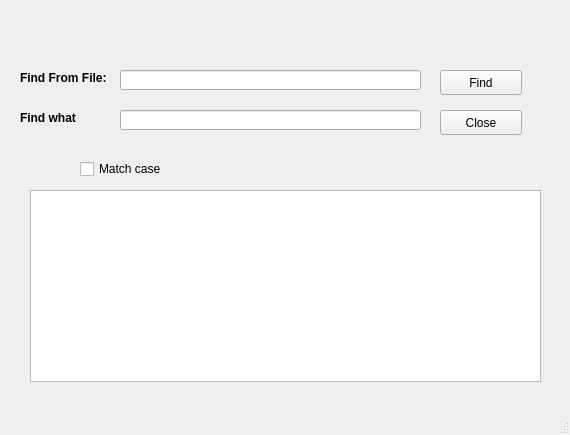
<?xml version="1.0" encoding="UTF-8"?>
<ui version="4.0">
 <class>MainWindow</class>
 <widget class="QMainWindow" name="MainWindow">
  <property name="geometry">
   <rect>
    <x>0</x>
    <y>0</y>
    <width>570</width>
    <height>435</height>
   </rect>
  </property>
  <property name="windowTitle">
   <string>MainWindow</string>
  </property>
  <widget class="QWidget" name="centralwidget">
   <widget class="QPushButton" name="buttonClose">
    <property name="geometry">
     <rect>
      <x>440</x>
      <y>110</y>
      <width>82</width>
      <height>25</height>
     </rect>
    </property>
    <property name="text">
     <string>Close</string>
    </property>
   </widget>
   <widget class="QPushButton" name="findPushButton">
    <property name="geometry">
     <rect>
      <x>440</x>
      <y>70</y>
      <width>82</width>
      <height>25</height>
     </rect>
    </property>
    <property name="text">
     <string>Find</string>
    </property>
   </widget>
   <widget class="QLineEdit" name="fileLineEdit">
    <property name="geometry">
     <rect>
      <x>120</x>
      <y>70</y>
      <width>301</width>
      <height>20</height>
     </rect>
    </property>
   </widget>
   <widget class="QLineEdit" name="keyLineEdit">
    <property name="geometry">
     <rect>
      <x>120</x>
      <y>110</y>
      <width>301</width>
      <height>20</height>
     </rect>
    </property>
   </widget>
   <widget class="QTextBrowser" name="textBrowser">
    <property name="geometry">
     <rect>
      <x>30</x>
      <y>190</y>
      <width>511</width>
      <height>192</height>
     </rect>
    </property>
    <property name="layoutDirection">
     <enum>Qt::LeftToRight</enum>
    </property>
   </widget>
   <widget class="QLabel" name="labelFile">
    <property name="geometry">
     <rect>
      <x>20</x>
      <y>70</y>
      <width>91</width>
      <height>16</height>
     </rect>
    </property>
    <property name="font">
     <font>
      <weight>75</weight>
      <bold>true</bold>
     </font>
    </property>
    <property name="text">
     <string>Find From File:</string>
    </property>
    <property name="textFormat">
     <enum>Qt::RichText</enum>
    </property>
   </widget>
   <widget class="QLabel" name="label">
    <property name="geometry">
     <rect>
      <x>20</x>
      <y>110</y>
      <width>71</width>
      <height>16</height>
     </rect>
    </property>
    <property name="font">
     <font>
      <weight>75</weight>
      <bold>true</bold>
     </font>
    </property>
    <property name="text">
     <string>Find what</string>
    </property>
   </widget>
   <widget class="QCheckBox" name="matchCheckBox">
    <property name="geometry">
     <rect>
      <x>80</x>
      <y>160</y>
      <width>101</width>
      <height>18</height>
     </rect>
    </property>
    <property name="text">
     <string>Match case</string>
    </property>
   </widget>
  </widget>
  <widget class="QMenuBar" name="menubar">
   <property name="geometry">
    <rect>
     <x>0</x>
     <y>0</y>
     <width>570</width>
     <height>23</height>
    </rect>
   </property>
  </widget>
  <widget class="QStatusBar" name="statusbar"/>
 </widget>
 <resources/>
 <connections>
  <connection>
   <sender>buttonClose</sender>
   <signal>clicked()</signal>
   <receiver>MainWindow</receiver>
   <slot>close()</slot>
   <hints>
    <hint type="sourcelabel">
     <x>438</x>
     <y>258</y>
    </hint>
    <hint type="destinationlabel">
     <x>362</x>
     <y>220</y>
    </hint>
   </hints>
  </connection>
  <connection>
   <sender>findPushButton</sender>
   <signal>clicked()</signal>
   <receiver>textBrowser</receiver>
   <slot>reload()</slot>
   <hints>
    <hint type="sourcelabel">
     <x>395</x>
     <y>202</y>
    </hint>
    <hint type="destinationlabel">
     <x>515</x>
     <y>274</y>
    </hint>
   </hints>
  </connection>
 </connections>
</ui>
